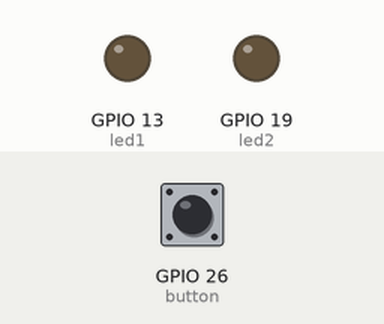
This program was run on a simulated Raspberry Pi (BCM pin numbers). Shown: output pins drawn as LEDs (lit = HIGH). The test bench sets the inputs (shaded band); at power-on: GPIO 26 (button) HIGH.

Above: at 1.2 s.
1.3 s: GPIO 26 (button) pulled LOW for 0.15 s
At 1.37 s:
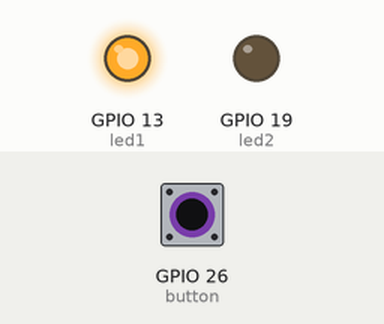
At 2.8 s:
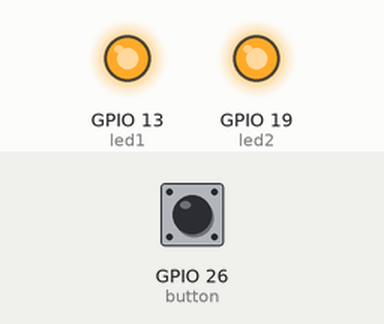
Timing chart, 0 to 4.3 s (numbered marks = the images above; inputs shaded):
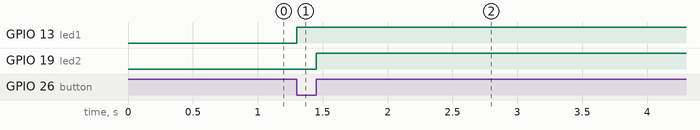

Measured:
- after the input at 1.3 s, GPIO 13 (led1): LOW → HIGH at once; GPIO 19 (led2): LOW → HIGH after 0.15 s

The program:

Button.py
```python
from gpiozero import Button
from gpiozero import LED
from time import sleep
from signal import pause

button = Button(26)
led1 = LED(13)
led2 = LED(19)
# while True:
#     if button.is_pressed:
#         print("pressed")
#     else:
#         print("not pressed")

#     sleep(1)

def say_hello():
    print("hi! bro")

def say_bye():
    print("bye! bro")

# button.when_pressed = led.on
# button.when_released = led.off
# pause()

button.when_pressed = led1.on
button.when_released = led2.on

led1.off
led2.off


pause()
```
